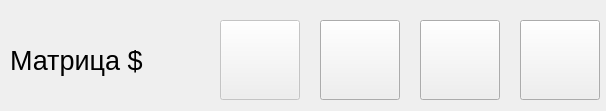
<?xml version="1.0" encoding="UTF-8"?>
<ui version="4.0">
 <class>MatrixItem</class>
 <widget class="QWidget" name="MatrixItem">
  <property name="geometry">
   <rect>
    <x>0</x>
    <y>0</y>
    <width>606</width>
    <height>111</height>
   </rect>
  </property>
  <property name="windowTitle">
   <string>Form</string>
  </property>
  <widget class="QLabel" name="label">
   <property name="geometry">
    <rect>
     <x>10</x>
     <y>40</y>
     <width>161</width>
     <height>41</height>
    </rect>
   </property>
   <property name="text">
    <string notr="true">&lt;html&gt;&lt;head/&gt;&lt;body&gt;&lt;p&gt;&lt;span style=&quot; font-size:20pt;&quot;&gt;Матрица $&lt;/span&gt;&lt;/p&gt;&lt;/body&gt;&lt;/html&gt;</string>
   </property>
   <property name="textFormat">
    <enum>Qt::AutoText</enum>
   </property>
  </widget>
  <widget class="QPushButton" name="pushButton">
   <property name="enabled">
    <bool>false</bool>
   </property>
   <property name="geometry">
    <rect>
     <x>220</x>
     <y>20</y>
     <width>80</width>
     <height>80</height>
    </rect>
   </property>
   <property name="text">
    <string comment="загрузить в программу"/>
   </property>
   <property name="icon">
    <iconset>
     <normaloff>../assets/load.svg</normaloff>../assets/load.svg</iconset>
   </property>
   <property name="iconSize">
    <size>
     <width>40</width>
     <height>40</height>
    </size>
   </property>
  </widget>
  <widget class="QPushButton" name="detailButton">
   <property name="geometry">
    <rect>
     <x>320</x>
     <y>20</y>
     <width>80</width>
     <height>80</height>
    </rect>
   </property>
   <property name="text">
    <string comment="Просмотреть подробности"/>
   </property>
   <property name="icon">
    <iconset>
     <normaloff>../assets/hex.svg</normaloff>../assets/hex.svg</iconset>
   </property>
   <property name="iconSize">
    <size>
     <width>40</width>
     <height>40</height>
    </size>
   </property>
  </widget>
  <widget class="QPushButton" name="previewButton">
   <property name="geometry">
    <rect>
     <x>420</x>
     <y>20</y>
     <width>80</width>
     <height>80</height>
    </rect>
   </property>
   <property name="text">
    <string comment="Предпросмотр"/>
   </property>
   <property name="icon">
    <iconset>
     <normaloff>../assets/view.svg</normaloff>../assets/view.svg</iconset>
   </property>
   <property name="iconSize">
    <size>
     <width>40</width>
     <height>40</height>
    </size>
   </property>
  </widget>
  <widget class="QPushButton" name="deleteButton">
   <property name="geometry">
    <rect>
     <x>520</x>
     <y>20</y>
     <width>80</width>
     <height>80</height>
    </rect>
   </property>
   <property name="text">
    <string/>
   </property>
   <property name="icon">
    <iconset>
     <normaloff>../assets/delete.svg</normaloff>../assets/delete.svg</iconset>
   </property>
   <property name="iconSize">
    <size>
     <width>40</width>
     <height>40</height>
    </size>
   </property>
  </widget>
 </widget>
 <resources/>
 <connections/>
</ui>
